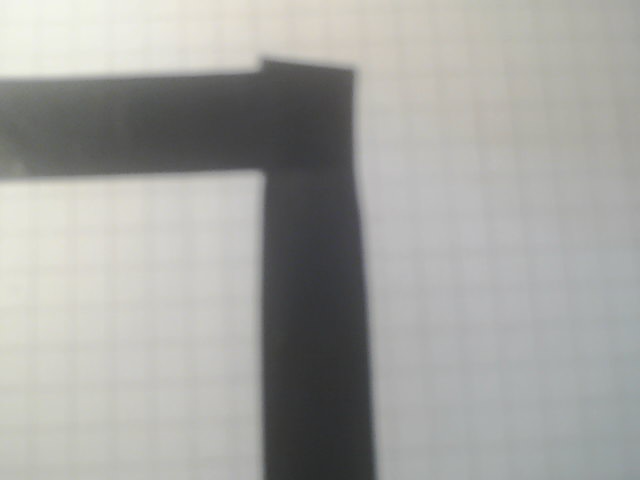
#> input picture code/v3/rpi4/90_left.png, 640 x 480 px, given in place of the camera
$ python line-follow-v3.py
#> lines starting #> are read from the running program, lines starting #| are printed output that depends on the picture; after the words box and inside, x2 and y2 are one past the last pixel; in counts of white or black regions, pixels touching at a corner belong together
#> in run, frame is the input picture: shape (480, 640, 3); mean B, G, R 161.2, 164.8, 164.6
### code/v3/rpi4/save_img.py
import cv2
import time
import os

class save_img:
    def __init__(self):
        # Get the directory where this file is located
        base_dir = os.path.dirname(os.path.abspath(__file__))
        self.path_img_lines = os.path.join(base_dir, "edited")
        self.path_img = os.path.join(base_dir, "original")
        self.path_dir = os.path.join(base_dir, "directions.txt")
        self.count = 0
        os.makedirs(self.path_img_lines, exist_ok=True)
        os.makedirs(self.path_img, exist_ok=True)
        self.open_file()

    def open_file(self):
        # Check if the file exists and delete it
        if os.path.exists(self.path_dir):
            try:
                os.remove(self.path_dir)
                print(f"Deleted existing file: {self.path_dir}")
            except:
                while True:
                    print("Error 3: Could not delete the existing directions file")
                    time.sleep(5)

        # Create a new file
        try:
            self.f = open(self.path_dir, "a")
        except:
            while True:
                print("Error 3: Could not open the directions file")
                time.sleep(5)

    def save(self, img_lines, img, direction):
        cv2.imwrite(f"{self.path_img_lines}/img_{self.count}.png", img_lines)
        cv2.imwrite(f"{self.path_img}/img_{self.count}.png", img)
        self.f.write(f"{direction}\n")
        self.count += 1

    def close_file(self):
        try:
            self.f.close()
        except:
            while True:
                print("Error 4: Could not close the directions file")
                time.sleep(5)

### code/v3/rpi4/line-follow-v3.py
import cv2
import numpy as np
import save_img
import time
from scipy import signal
#import motors #uncomment for non simulation use

class LineFollow:
    def __init__(self):
        self.Kp = 0.6
        self.Ki = 0.0
        self.Kd = 0.2
        self.previous_error = 0
        self.integral = 0
        self.integral_max = 1000
        self.integral_min = -1000
        #self.motor = motors.Motors() #uncomment for non simulation use
        self.cx_avg = 0  # Initialize to avoid reference before assignment
        self.radians = 0  # Initialize to avoid reference before assignment
        self.k = 0  # Initialize slope
        self.d = 0  # Initialize intercept

        self.MIN_GREEN_DOT_AREA = 400
        self.MIN_LINE_AREA = 100
        self.MIN_JUNCTION_AREA = 3000  # or another suitable value
        self.JUNCTION_TOLERANCE_Y = 100 #move all cx to the junction center if within this tolerance
        self.center_tolerance_y = 30  # only turn if the junction is within this tolerance

        self.cap = cv2.VideoCapture(0)
        self.saver = save_img.save_img()
        self.cap.set(cv2.CAP_PROP_FRAME_WIDTH, 400)
        self.cap.set(cv2.CAP_PROP_FRAME_HEIGHT, 300)

    def process_frame(self, frame):
        output_frame = frame.copy()

        # 1. Extract green areas
        hsv = cv2.cvtColor(frame, cv2.COLOR_BGR2HSV)
#> hsv: shape (480, 640, 3); mean H, S, V 45.9, 8.5, 165.9
        lower_green = np.array([40, 40, 40])
        upper_green = np.array([100, 255, 255])
        green_mask = cv2.inRange(hsv, lower_green, upper_green)
#> green_mask: shape (480, 640); every value is 0
        kernel = np.ones((5, 5), np.uint8)
        green_mask = cv2.morphologyEx(green_mask, cv2.MORPH_OPEN, kernel)
        green_mask = cv2.morphologyEx(green_mask, cv2.MORPH_CLOSE, kernel)

        # 2. Check for green before proceeding with junction detection
        green_contours, _ = cv2.findContours(green_mask, cv2.RETR_EXTERNAL, cv2.CHAIN_APPROX_SIMPLE)
#> green_contours = []
        green_dots = []
        has_significant_green = False

        for cnt in green_contours:
            area = cv2.contourArea(cnt)
            if area > self.MIN_GREEN_DOT_AREA:
                has_significant_green = True
                M_green = cv2.moments(cnt)
                if M_green["m00"] != 0:
                    cx_green = int(M_green["m10"] / M_green["m00"])
                    cy_green = int(M_green["m01"] / M_green["m00"])
                    green_dots.append((cx_green, cy_green))
#> this loop made 0 passes
#> after the loop, green_dots = []

        # 3. Create threshold image for line detection
        gray = cv2.cvtColor(frame, cv2.COLOR_BGR2GRAY)
        gray[green_mask > 0] = 255
        blurred = cv2.GaussianBlur(gray, (5, 5), 0)
        _, threshold = cv2.threshold(blurred, 100, 255, cv2.THRESH_BINARY_INV)
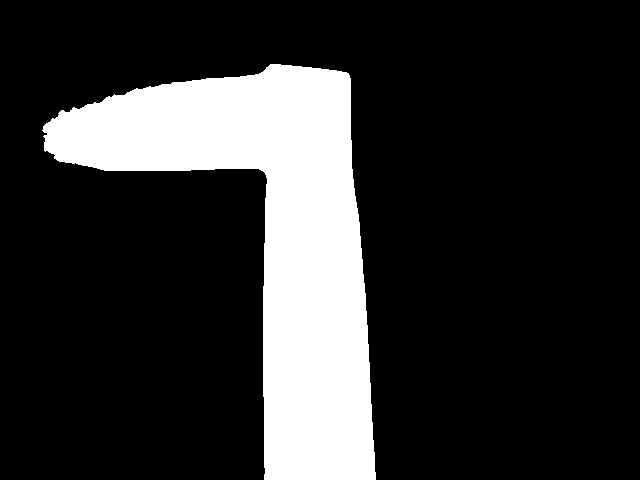
#> threshold: shape (480, 640); 18.8% white; 1 white region, box (x1, y1, x2, y2) and area: (42, 64, 376, 480) 57769

        # 4. Look for junctions ONLY if green is detected
        junction_center = None
        if has_significant_green:
            print("Green detected - searching for junction")
            horizontal_kernel = cv2.getStructuringElement(cv2.MORPH_RECT, (150, 5))
            vertical_kernel = cv2.getStructuringElement(cv2.MORPH_RECT, (5, 150))
            horizontal = cv2.morphologyEx(threshold, cv2.MORPH_OPEN, horizontal_kernel, iterations=2)
            vertical = cv2.morphologyEx(threshold, cv2.MORPH_OPEN, vertical_kernel, iterations=2)
            joints = cv2.bitwise_and(horizontal, vertical)

            cnts, _ = cv2.findContours(joints, cv2.RETR_EXTERNAL, cv2.CHAIN_APPROX_SIMPLE)
            if cnts:
                # Only consider contours with sufficient area
                large_junctions = [cnt for cnt in cnts if cv2.contourArea(cnt) > self.MIN_JUNCTION_AREA]
                if large_junctions:
                    for cnt in large_junctions:
                        area = cv2.contourArea(cnt)
                        print(f"Junction area: {area}")
                        cv2.drawContours(output_frame, [cnt], -1, (0, 255, 0), 3)
                    largest_joint = max(large_junctions, key=cv2.contourArea)
                    M = cv2.moments(largest_joint)
                    if M["m00"] != 0:
                        cx = int(M['m10'] / M['m00'])
                        cy = int(M['m01'] / M['m00'])
                        junction_center = (cx, cy)
                        cv2.circle(output_frame, junction_center, 15, (36, 255, 12), -1)

        # 5. Find line segments (always done regardless of green)
        height, width = threshold.shape
        y_levels = np.linspace(int(height * 0.05), int(height * 0.90), 10, dtype=int)
        cx_list = []
        prev_cx = width // 2

        for y in y_levels:
            y_start = max(0, y - 2)
            y_end = min(height, y + 3)
            slice_line = threshold[y_start:y_end, :]
            contours, _ = cv2.findContours(slice_line, cv2.RETR_EXTERNAL, cv2.CHAIN_APPROX_SIMPLE)

            if contours:
                large_contours = [cnt for cnt in contours if cv2.contourArea(cnt) > self.MIN_LINE_AREA]
                if large_contours:
                    min_dist = float('inf')
                    best_cx = prev_cx
                    for cnt in large_contours:
                        M = cv2.moments(cnt)
                        if M["m00"] != 0:
                            test_cx = int(M["m10"] / M["m00"])
                            dist = abs(test_cx - prev_cx)
                            if dist < min_dist:
                                min_dist = dist
                                best_cx = test_cx

                    cx = best_cx

                    # Only adjust for junction if we detected one
                    if (junction_center is not None and
                        abs(y - junction_center[1]) < self.JUNCTION_TOLERANCE_Y):
                        cx = junction_center[0]

                    cx_list.append(cx)
                    prev_cx = cx
                    cv2.circle(output_frame, (cx, y), 5, (0, 255, 0), -1)
#> this loop made 10 passes
#> large_contours on passes 5 to 10: [[[265, 0], [265, 4], [356, 4], [356, 0]]], [[[264, 0], [264, 4], [361, 4], [361, 0]]], [[[263, 0], [263, 4], [365, 4], [365, 0]]], [[[263, 0], [263, 4], [367, 4], [367, 0]]], [[[263, 0], [263, 4], [370, 4], [370, 0]]], [[[264, 0], [264, 4], [372, 4], [372, 0]]]
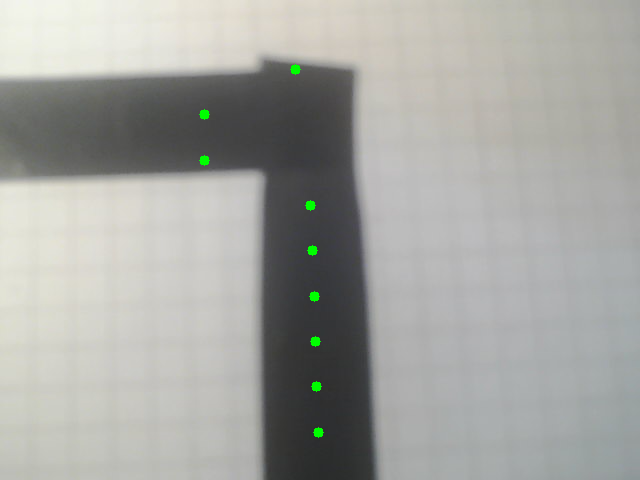
#> output_frame: shape (480, 640, 3); 0.24% of pixels changed, all inside (x1, y1, x2, y2) = (199, 64, 324, 438)
#> after the loop, cx_list = [295, 204, 204, 310, 312, 314, 315, 316, 318]

        # 6. Calculate line parameters and PID
        if cx_list:
            self.cx_avg = sum(cx_list) // len(cx_list)
#> self.cx_avg = 287
            frame_center = width // 2
            errors = [cx - frame_center for cx in cx_list]
#> errors = [-25, -116, -116, -10, -8, -6, -5, -4, -2]
            error = int(np.mean(errors))
#> error = -32
            self.integral += error
#> self.integral = -32
            self.integral = max(min(self.integral, self.integral_max), self.integral_min)
            derivative = error - self.previous_error
#> derivative = -32
            output = (self.Kp * error) + (self.Ki * self.integral) + (self.Kd * derivative)
#> output = -25.6
            self.previous_error = error
#> self.previous_error = -32

            # Apply median filtering to cx values (less sensitive to outliers than mean)
            smoothed_cx = signal.medfilt(np.array(cx_list), 3)  # Window size 3
#> smoothed_cx = [204, 204, 204, 310, 312, 314, 315, 316, 316]

            self.k, self.d = np.polyfit(smoothed_cx, np.array(y_levels[:len(cx_list)]), 1)
#> self.k = 1.9; self.d = -320.5
            lower_func_point = int(self.k * 0 + self.d)
#> lower_func_point = -320
            upper_func_point = int(self.k * width + self.d)
#> upper_func_point = 892
            cv2.line(output_frame, (0, lower_func_point), (width, upper_func_point), (0, 165, 255), 2)  # Orange for fallback line
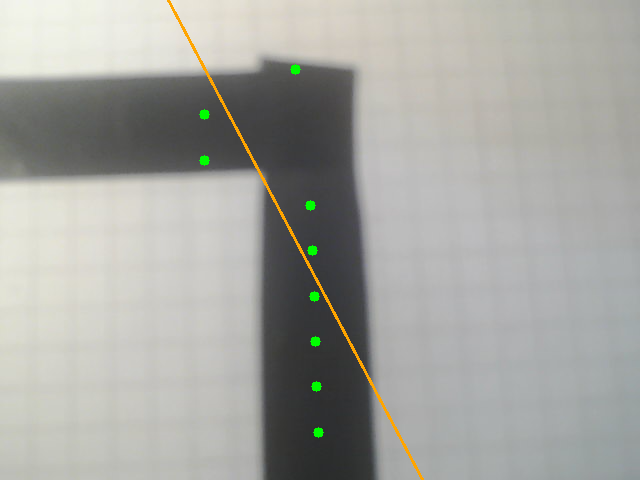
#> output_frame: shape (480, 640, 3); 0.51% of pixels changed, all inside (x1, y1, x2, y2) = (167, 0, 424, 480)
            self.radians = np.arctan(self.k)
#> self.radians = 1.09

        # 7. Logic for junctions and green dots
        if has_significant_green and junction_center:
            junction_x, junction_y = junction_center
            filtered_dots = [dot for dot in green_dots if dot[1] > junction_y]

            for dot in filtered_dots:
                cv2.circle(output_frame, dot, 5, (0, 0, 255), -1)

            if len(filtered_dots) == 2:
                print("Turn 180°!")
                print("Simulated: turn_around()")
                #self.motor.turn_around180()
            elif len(filtered_dots) == 1 and cx_list:
                cx_green, cy_green = filtered_dots[0]
                closest_idx = np.argmin(np.abs(np.array(y_levels[:len(cx_list)]) - cy_green))
                cx_at_green = cx_list[closest_idx]
                frame_center_y = height // 2

                if abs(junction_y - frame_center_y) < self.center_tolerance_y:
                    if cx_green < cx_at_green - 20:
                        print("Green dot left of the line: Turn left!")
                        print("Simulated: left()")
                        #self.motor.left90()
                    elif cx_green > cx_at_green + 20:
                        print("Green dot right of the line: Turn right!")
                        print("Simulated: right()")
                        #self.motor.right90()
                else:
                    print("Not yet in the center of the junction")
                    #self.motor.run(width, self.cx_avg)

            elif len(filtered_dots) == 0:
                print("No Green Dots below junction! Drive Forward!")
                print("Simulated: forward()")
                #self.motor.run(width, self.cx_avg)
        elif has_significant_green and not junction_center:
            print("Green detected but no junction found - continuing line following")
            #self.motor.run(width, self.cx_avg)
        elif cx_list:
            print("Standard line following - no green/junction")
            #self.motor.run(width, self.cx_avg)

        return threshold, output_frame, cx_list, green_mask

    def run(self):
        if not self.cap.isOpened():
            print("Error: Could not open camera.")
            return

        try:
            while True:
                time1 = time.time()
                ret, frame = self.cap.read()
                if not ret:
                    print("Could not read frame.")
                    break

                threshold_img, visualized_frame, x_values, green_mask = self.process_frame(frame)
#> x_values = [295, 204, 204, 310, 312, 314, 315, 316, 318]

                print(f"Average cx: {self.cx_avg}\n")
#| Average cx: 287
                print(f"{np.degrees(self.radians):.2f} degrees")
#| 62.18 degrees

                self.saver.save(visualized_frame, frame, self.radians)

                time2 = time.time()
                print(f"FPS: {1 / (time2 - time1):.2f}")

                cv2.imshow("Threshold", threshold_img)
                cv2.imshow("Green Mask", green_mask)
                cv2.imshow("Visualization", visualized_frame)

                if cv2.waitKey(1) & 0xFF == ord('q'):
#> (key q is pressed here)
                    break

        except KeyboardInterrupt:
            print("Interrupted by user")
            self.saver.close_file()

        finally:
            self.cap.release()
            cv2.destroyAllWindows()
            self.saver.close_file()

if __name__ == "__main__":
    robot = LineFollow()
    robot.run()

$ run again, on code/v3/rpi4/junc3.png
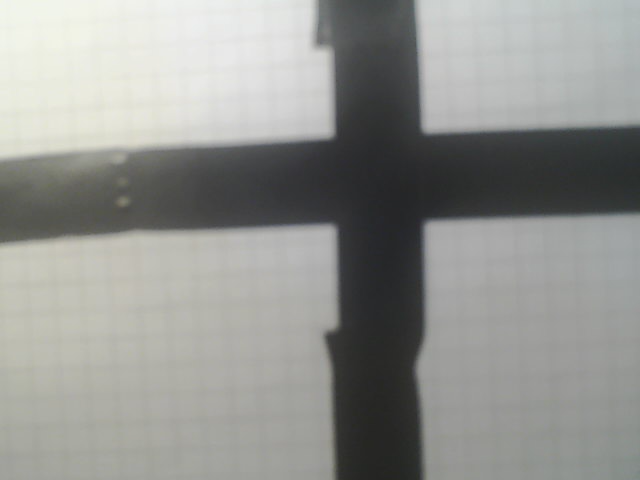
#> input picture code/v3/rpi4/junc3.png, 640 x 480 px, given in place of the camera
#> in run, frame is the input picture: shape (480, 640, 3); mean B, G, R 145, 148.5, 147.4
#> hsv: shape (480, 640, 3); mean H, S, V 48.6, 9.2, 148.9
#> in process_frame, `green_mask = cv2.inRange(hsv, lower_green, upper_green)`:
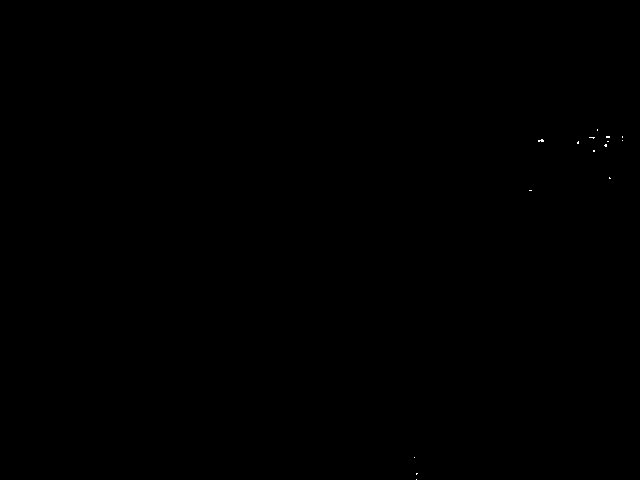
#> green_mask: shape (480, 640); 0.02% white in thin lines or dots, all inside (x1, y1, x2, y2) = (414, 129, 623, 480)
#> green_contours = []
#> threshold: shape (480, 640); 26.6% white; 1 white region, box (x1, y1, x2, y2) and area: (0, 0, 640, 480) 81580
#> the loop in process_frame, `for y in y_levels:` made 10 passes
#> large_contours on passes 3, 6, 9, 10: [[[336, 0], [336, 4], [419, 4], [419, 0]]], [[[338, 0], [338, 4], [422, 4], [422, 0]]], [[[333, 0], [333, 4], [417, 4], [417, 0]]], [[[334, 0], [334, 4], [421, 4], [421, 0]]]
#> after the loop in process_frame, `for y in y_levels:`: cx_list = [372, 376, 377, 404, 321, 380, 381, 374, 375, 377]
#> self.cx_avg = 373
#> errors = [52, 56, 57, 84, 1, 60, 61, 54, 55, 57]
#> error = 53
#> output = 42.4
#> self.previous_error = 53
#> smoothed_cx = [372, 376, 377, 377, 380, 380, 380, 375, 375, 375]
#> self.k = 6.69; self.d = -2294
#> upper_func_point = 1990
#> in process_frame, `cv2.line(output_frame, (0, lower_func_point), (width, upper_func_point..`:
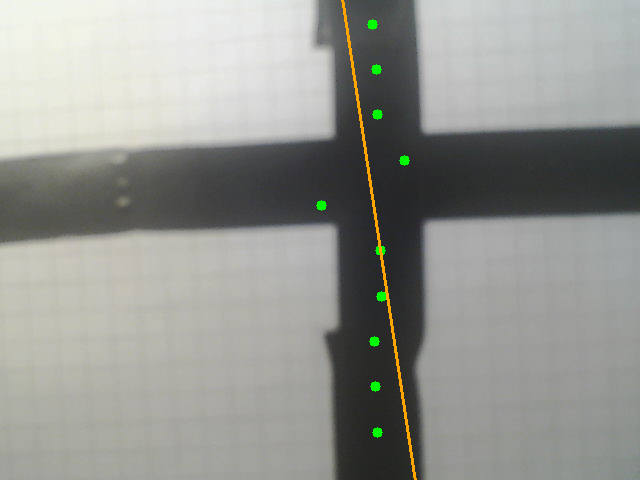
#> output_frame: shape (480, 640, 3); mean B, G, R 144.6, 149.5, 148.3
#> self.radians = 1.42
#> x_values = [372, 376, 377, 404, 321, 380, 381, 374, 375, 377]
#| Average cx: 373
#| 81.50 degrees
